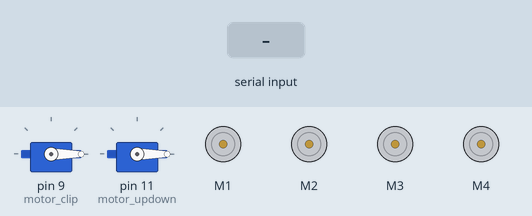
Simulated run of this sketch. Board: Arduino Uno, built with avr-gcc and run on an emulated ATmega328P. Shown: 2 × servo, 4 × DC motor (green arrow = forward, orange = backward, longer = faster). The inputs (shaded band) are chosen by the test bench.

Above: at 1.2 s.
1.3 s: "W" received over Serial
At 2.1 s:
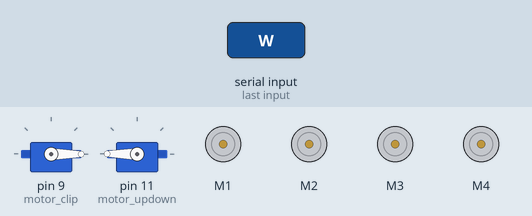
2.8 s: "U" received over Serial
At 3.2 s:
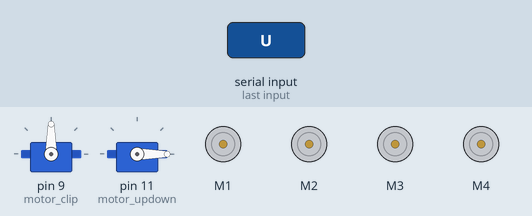
4.3 s: "F" received over Serial
At 5.5 s:
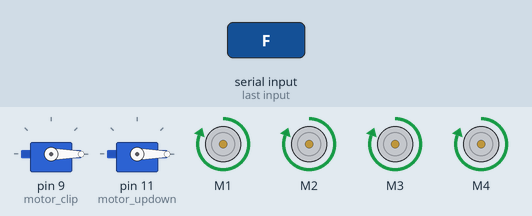
5.8 s: "B" received over Serial
At 6.7 s:
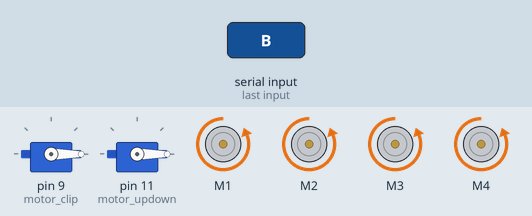
7.3 s: "L" received over Serial
At 7.8 s:
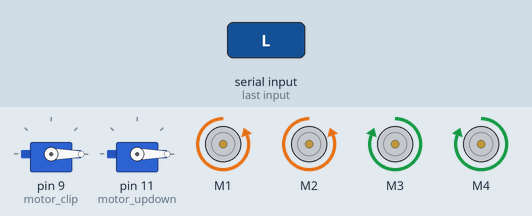
8.8 s: "R" received over Serial
At 10.2 s:
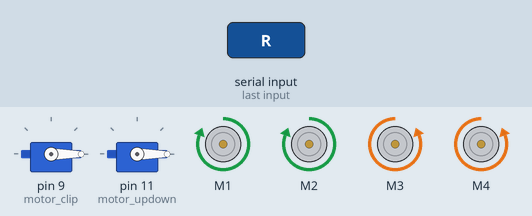
Timing chart, 0 to 11.3 s (numbered marks = the images above; inputs shaded):
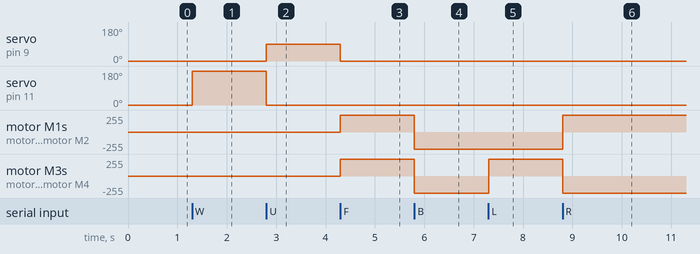

The sketch:

Bluetooth_Controlled_Robot.ino
```cpp
//Arduino Bluetooth Controlled Car
//Before uploading the code you have to install the necessary library
//Note - Disconnect the Bluetooth Module before hiting the upload button otherwise you'll get compilation error message.
//AFMotor Library https://learn.adafruit.com/adafruit-motor-shield/library-install
//After downloading the library open Arduino IDE >> go to sketch >> Include Libray >> ADD. ZIP Libray >> Select the downloaded
//ZIP File >> Open it >> Done
//Now You Can Upload the Code without any problem but make sure the bt module isn't connected with Arduino while uploading code

#include <AFMotor.h>

#include <Servo.h>
Servo motor_clip;//for clipping object
Servo motor_updown;//for arm up and down

//initial motors pin
AF_DCMotor motor1(1, MOTOR12_1KHZ);
AF_DCMotor motor2(2, MOTOR12_1KHZ);
AF_DCMotor motor3(3, MOTOR34_1KHZ);
AF_DCMotor motor4(4, MOTOR34_1KHZ);

char command;

void setup()
{
  Serial.begin(9600);  //Set the baud rate to your Bluetooth module.
  motor_clip.attach(9);// set this servo at pin 9
  motor_clip.write(0);//initialize servo at zero degree
  motor_updown.attach(11);// set this servo at pin 11
  motor_updown.write(0);//initialize servo at zero degree
}

void loop(){
  if(Serial.available() > 0){
    command = Serial.read();
    Stop(); //initialize with motors stoped
    //Change pin mode only if new command is different from previous.
    //Serial.println(command);
    motor_clip.write(0);
    motor_updown.write(0);
    switch(command){
    case 'W':
      motor_updown.write(180);
      break;
    case 'U':
      motor_clip.write(90);
      break;
    case 'F':
      forward();
      break;
    case 'B':
       back();
      break;
    case 'L':
      left();
      break;
    case 'R':
      right();
      break;


    }
  }
}


void forward()
{
  motor1.setSpeed(255); //Define maximum velocity
  motor1.run(FORWARD); //rotate the motor clockwise
  motor2.setSpeed(255); //Define maximum velocity
  motor2.run(FORWARD); //rotate the motor clockwise
  motor3.setSpeed(255);//Define maximum velocity
  motor3.run(FORWARD); //rotate the motor clockwise
  motor4.setSpeed(255);//Define maximum velocity
  motor4.run(FORWARD); //rotate the motor clockwise
}

void back()
{
  motor1.setSpeed(255); //Define maximum velocity
  motor1.run(BACKWARD); //rotate the motor anti-clockwise
  motor2.setSpeed(255); //Define maximum velocity
  motor2.run(BACKWARD); //rotate the motor anti-clockwise
  motor3.setSpeed(255); //Define maximum velocity
  motor3.run(BACKWARD); //rotate the motor anti-clockwise
  motor4.setSpeed(255); //Define maximum velocity
  motor4.run(BACKWARD); //rotate the motor anti-clockwise
}

void left()
{
  motor1.setSpeed(255); //Define maximum velocity
  motor1.run(BACKWARD); //rotate the motor anti-clockwise
  motor2.setSpeed(255); //Define maximum velocity
  motor2.run(BACKWARD); //rotate the motor anti-clockwise
  motor3.setSpeed(255); //Define maximum velocity
  motor3.run(FORWARD);  //rotate the motor clockwise
  motor4.setSpeed(255); //Define maximum velocity
  motor4.run(FORWARD);  //rotate the motor clockwise
}

void right()
{
  motor1.setSpeed(255); //Define maximum velocity
  motor1.run(FORWARD); //rotate the motor clockwise
  motor2.setSpeed(255); //Define maximum velocity
  motor2.run(FORWARD); //rotate the motor clockwise
  motor3.setSpeed(255); //Define maximum velocity
  motor3.run(BACKWARD); //rotate the motor anti-clockwise
  motor4.setSpeed(255); //Define maximum velocity
  motor4.run(BACKWARD); //rotate the motor anti-clockwise
}
void Stop()
{
  motor1.setSpeed(0); //Define minimum velocity
  motor1.run(RELEASE); //stop the motor when release the button
  motor2.setSpeed(0); //Define minimum velocity
  motor2.run(RELEASE); //rotate the motor clockwise
  motor3.setSpeed(0); //Define minimum velocity
  motor3.run(RELEASE); //stop the motor when release the button
  motor4.setSpeed(0); //Define minimum velocity
  motor4.run(RELEASE); //stop the motor when release the button
}
```

Measured:
- after the input at 1.3 s, servo on pin 11 (motor_updown): 0° → 180° at once
- after the input at 2.8 s, servo on pin 9 (motor_clip): 0° → 90° at once; servo on pin 11 (motor_updown): 180° → 0° at once
- after the input at 4.3 s, servo on pin 9 (motor_clip): 90° → 0° at once; motor M1–4: stopped → forward 255/255 at once
- after the input at 5.8 s, motor M1–4: forward 255/255 → backward 255/255 at once
- after the input at 7.3 s, motor M3, motor M4: backward 255/255 → forward 255/255 at once
- after the input at 8.8 s, motor M1, motor M2: backward 255/255 → forward 255/255 at once; motor M3, motor M4: forward 255/255 → backward 255/255 at once
